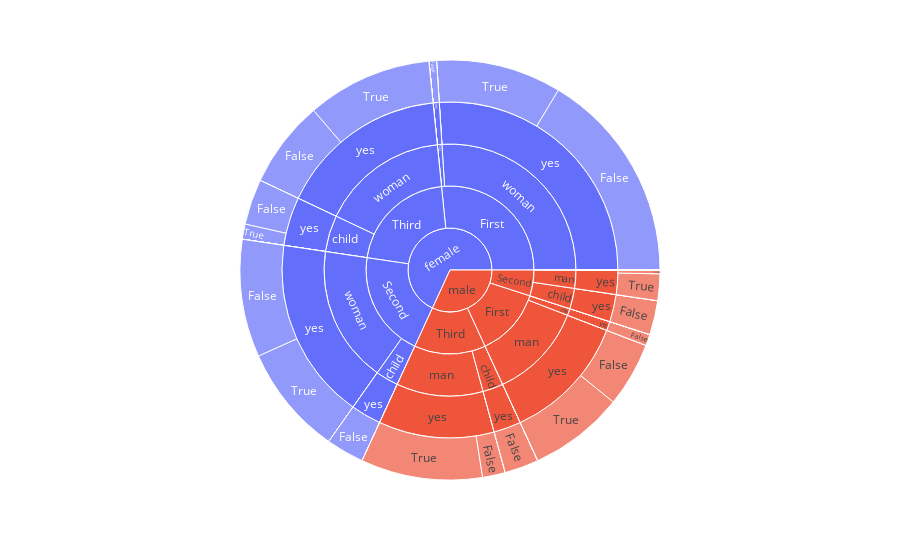

Notebook cell for this chart:
### Markdown cell above
Sunburst Plot to show Heirarchy

### Code cell
# create sunburst plot on titanic dataset
import plotly.express as px
import seaborn as sns
# Load Titanic dataset
df = sns.load_dataset('titanic')
# Create a sunburst plot
fig = px.sunburst(df, 
                  path=['sex','class', 'who', 'alive', 'alone'], 
                  values='survived' , color='sex')
# Show the plot
fig.show()
# save the plot
# save the plot to a file
fig.write_image('titanicsurvived.png')

### Figure 1 — Plotly figure (JSON) as saved in the notebook; plotly's stock layout.template omitted (floating-point values rounded to 4 significant figures; data arrays with more than 128 entries replaced by an {"elided": "..."} marker saying what was removed)
{"data": [{"branchvalues": "total", "customdata": {"elided": "134x1 str values"}, "domain": {"x": [0, 1], "y": [0, 1]}, "hovertemplate": "labels=%{label}<br>survived=%{value}<br>parent=%{parent}<br>id=%{id}<br>sex=%{customdata[0]}<extra></extra>", "ids": {"elided": "134 str values"}, "labels": {"elided": "134 str values"}, "marker": {"colors": {"elided": "134 str values"}}, "name": "", "parents": {"elided": "134 str values"}, "type": "sunburst", "values": {"elided": "134 int values"}}], "layout": {"legend": {"tracegroupgap": 0}, "margin": {"t": 60}}}
